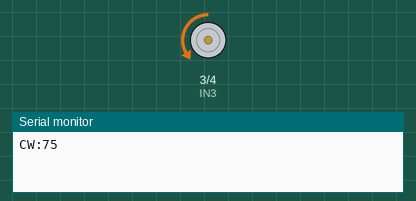
Simulated run of this sketch. Board: Arduino Uno, built with avr-gcc and run on an emulated ATmega328P. On the bench: motor-driver pin pairs drawn as motors (green arrow = first pin HIGH = forward, orange = second pin HIGH = backward, longer = more drive, scaled by the enable pin), the last lines printed to the serial monitor.

Above: at 0.05 s.
At 9.06 s:
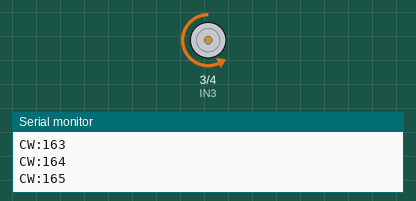
At 18.0 s:
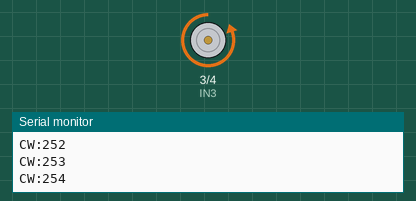
At 39.94 s:
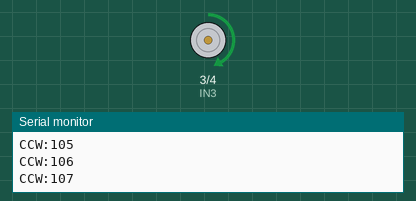
Timing chart, 0 to 40.0 s (numbered marks = the images above):
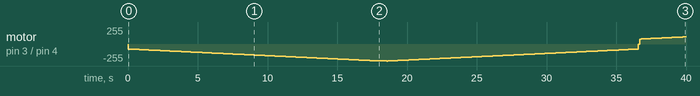

Measured:
- by itself, motor on pin 3 (IN3) / pin 4 (IN4): stopped → backward 75/255 at 0.00 s, → backward 76/255 0.10 s later, → backward 77/255 0.10 s later, → backward 78/255 0.10 s later, … (395 changes in this stretch)

The sketch:

DC_motor_pwm.ino
```cpp
#define IN3  3
#define IN4  4
#define ENB  5
#define MINPWM 75
#define MAXPWM 255

void setup() {
  //设置串口波特率
  Serial.begin(9600);

  //设置引脚模式
  pinMode(IN3, OUTPUT);
  pinMode(IN4, OUTPUT);
  pinMode(ENB, OUTPUT);

}

void loop() {
  // put your main code here, to run repeatedly:

  //////////////////////////////
  //顺时针加速到最快MAXPWM
  //////////////////////////////
  int n = MINPWM;
  digitalWrite(IN3, LOW); //IN1和IN2只要输出高电平信号或低电平信号就可以
  digitalWrite(IN4, HIGH);

  while (n < MAXPWM)
  {
    analogWrite(ENB, n); //ENA要输出PWM信号（0-255）
    Serial.print("CW:");
    Serial.println(n);
    delay(100);
    n++;
  }

  delay(500);

  //////////////////////////////
  //顺时针到减速到MINPWM
  //////////////////////////////
  while (n > MINPWM)
  {
    analogWrite(ENB, n); //ENA要输出PWM信号（0-255）
    Serial.print("CW:");
    Serial.println(n);
    delay(100);
    n--;
  }

  //////////////////////////////
  //完全停止
  //////////////////////////////
  digitalWrite(IN3, LOW); //IN1和IN2只要输出高电平信号或低电平信号就可以
  digitalWrite(IN4, LOW);
  Serial.println("Stop");
  delay(100);

  //////////////////////////////
  //逆时针加速到最快MAXPWM
  //////////////////////////////
  digitalWrite(IN3, HIGH); //IN1和IN2只要输出高电平信号或低电平信号就可以
  digitalWrite(IN4, LOW);

  while (n < MAXPWM)
  {
    analogWrite(ENB, n); //ENA要输出PWM信号(0-255)
    Serial.print("CCW:");
    Serial.println(n);
    delay(100);
    n++;
  }

  delay(500);

  //////////////////////////////
  //逆时针到减速到MINPWM
  //////////////////////////////
  while (n > MINPWM)
  {
    analogWrite(ENB, n); //ENA要输出PWM信号（0-255）
    Serial.print("CCW:");
    Serial.println(n);
    delay(100);
    n--;
  }

  delay(500);

  //////////////////////////////
  //完全停止
  //////////////////////////////
  digitalWrite(IN3, LOW); //IN1和IN2只要输出高电平信号或低电平信号就可以
  digitalWrite(IN4, LOW);
  Serial.println("Stop");
  delay(100);


}
```
